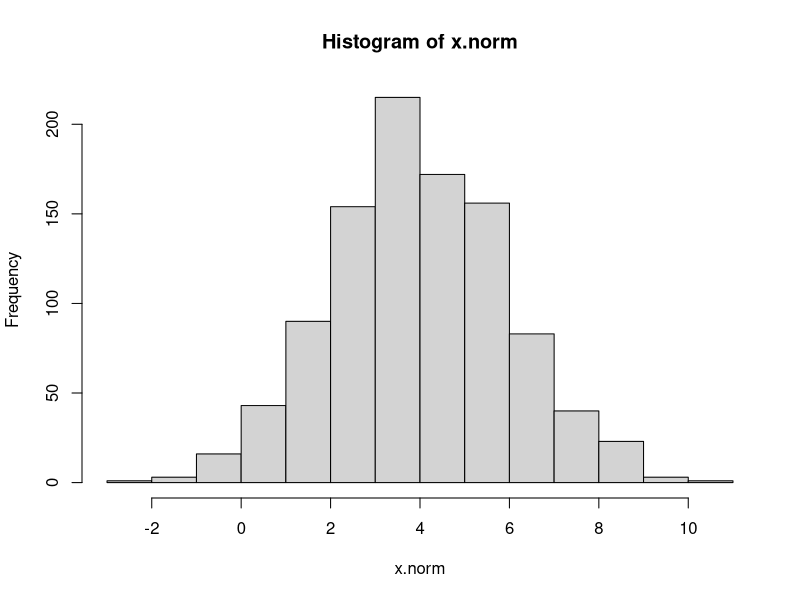

This chart was generated by the following R code:
### Método de Máxima Verosimilitud  #########

#DESCARGAR LA LIBRERÍA MASS


#########################################################################
#MÉTODO DE MÁXIMA VEROSIMILITUD MLE


#PARA EL CASO DE LA DIST. DE POISSON

(xpoi=rpois(1000,4.5))

library(stats4) ## Cargar la liberia stats4.

x=NULL
#FUNCIN DE VEROSIMILITUD
ll=function(lambda) {
  n<-length(xpoi)
  x<-xpoi
  -(-lambda*n+sum(x)*log(lambda))
}

est1=mle(minuslog=ll, start=list(lambda=2))
summary(est1)

#usando otra librería

library(MASS) ## loading package MASS
fitdistr(xpoi,"poisson")

###############################################################
#EJEMPLO PARA UNA DIST. NORMAL

x.norm<-rnorm(1000,4,2)
hist(x.norm)


#opción 1
library(stats4) ## loading package stats4
## -log-likelihood function

#la función de verosimilitud calculada en clases
ll<-function(mu,sigma2) {
  n<-1000
  x<-x.norm
  -(-(n/2)*log(sigma2)-(1/(2*sigma2))*(sum((x-mu)^2))-(n/2)*log(2*pi))
}

est<-mle(minuslog=ll, method = "Nelder-Mead",start=list(mu=2,sigma2=1))

summary(est)
 
? mle


#opción 2

#usando otra librería

library(MASS) ## loading package MASS
fitdistr(x.norm,"normal")
y=fitdistr(x.norm,"normal")
? fitdistr
(s2 = y$estimate[2]^2)